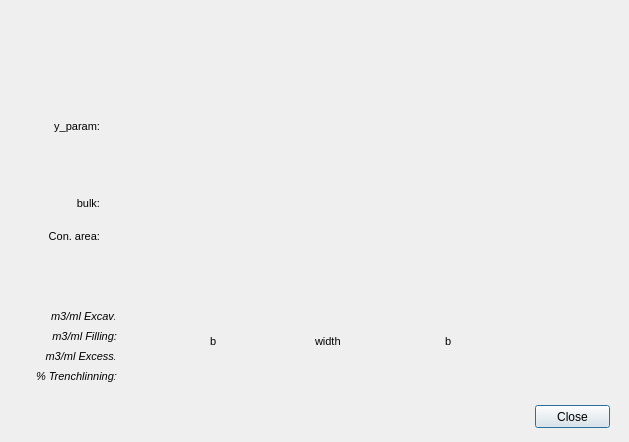
<?xml version="1.0" encoding="UTF-8"?>
<ui version="4.0">
 <class>sections</class>
 <widget class="QDialog" name="sections">
  <property name="geometry">
   <rect>
    <x>0</x>
    <y>0</y>
    <width>629</width>
    <height>442</height>
   </rect>
  </property>
  <property name="sizePolicy">
   <sizepolicy hsizetype="Fixed" vsizetype="Fixed">
    <horstretch>0</horstretch>
    <verstretch>0</verstretch>
   </sizepolicy>
  </property>
  <property name="windowTitle">
   <string>Section</string>
  </property>
  <widget class="QPushButton" name="btn_close">
   <property name="geometry">
    <rect>
     <x>535</x>
     <y>405</y>
     <width>75</width>
     <height>23</height>
    </rect>
   </property>
   <property name="text">
    <string>Close</string>
   </property>
  </widget>
  <widget class="QLabel" name="label_image_ud_shape">
   <property name="geometry">
    <rect>
     <x>177</x>
     <y>23</y>
     <width>386</width>
     <height>366</height>
    </rect>
   </property>
   <property name="text">
    <string/>
   </property>
   <property name="scaledContents">
    <bool>true</bool>
   </property>
  </widget>
  <widget class="QLineEdit" name="bulk">
   <property name="enabled">
    <bool>false</bool>
   </property>
   <property name="geometry">
    <rect>
     <x>115</x>
     <y>196</y>
     <width>45</width>
     <height>15</height>
    </rect>
   </property>
   <property name="font">
    <font>
     <pointsize>7</pointsize>
     <kerning>true</kerning>
    </font>
   </property>
   <property name="autoFillBackground">
    <bool>false</bool>
   </property>
   <property name="inputMask">
    <string/>
   </property>
   <property name="text">
    <string/>
   </property>
   <property name="frame">
    <bool>false</bool>
   </property>
   <property name="echoMode">
    <enum>QLineEdit::Normal</enum>
   </property>
   <property name="cursorPosition">
    <number>0</number>
   </property>
   <property name="alignment">
    <set>Qt::AlignCenter</set>
   </property>
  </widget>
  <widget class="QLabel" name="label_cost_excav">
   <property name="geometry">
    <rect>
     <x>20</x>
     <y>305</y>
     <width>97</width>
     <height>22</height>
    </rect>
   </property>
   <property name="font">
    <font>
     <pointsize>8</pointsize>
     <italic>true</italic>
    </font>
   </property>
   <property name="frameShape">
    <enum>QFrame::NoFrame</enum>
   </property>
   <property name="frameShadow">
    <enum>QFrame::Raised</enum>
   </property>
   <property name="text">
    <string>m3/ml Excav:</string>
   </property>
   <property name="textFormat">
    <enum>Qt::AutoText</enum>
   </property>
   <property name="scaledContents">
    <bool>false</bool>
   </property>
   <property name="alignment">
    <set>Qt::AlignRight|Qt::AlignTrailing|Qt::AlignVCenter</set>
   </property>
   <property name="margin">
    <number>3</number>
   </property>
  </widget>
  <widget class="QLabel" name="label_cost_width">
   <property name="geometry">
    <rect>
     <x>315</x>
     <y>330</y>
     <width>53</width>
     <height>22</height>
    </rect>
   </property>
   <property name="font">
    <font>
     <pointsize>8</pointsize>
    </font>
   </property>
   <property name="frameShape">
    <enum>QFrame::NoFrame</enum>
   </property>
   <property name="frameShadow">
    <enum>QFrame::Raised</enum>
   </property>
   <property name="text">
    <string>width</string>
   </property>
   <property name="textFormat">
    <enum>Qt::AutoText</enum>
   </property>
   <property name="scaledContents">
    <bool>false</bool>
   </property>
   <property name="margin">
    <number>3</number>
   </property>
  </widget>
  <widget class="QLineEdit" name="z11">
   <property name="enabled">
    <bool>false</bool>
   </property>
   <property name="geometry">
    <rect>
     <x>500</x>
     <y>245</y>
     <width>45</width>
     <height>15</height>
    </rect>
   </property>
   <property name="font">
    <font>
     <pointsize>7</pointsize>
     <kerning>true</kerning>
    </font>
   </property>
   <property name="autoFillBackground">
    <bool>false</bool>
   </property>
   <property name="inputMask">
    <string/>
   </property>
   <property name="text">
    <string/>
   </property>
   <property name="frame">
    <bool>false</bool>
   </property>
   <property name="echoMode">
    <enum>QLineEdit::Normal</enum>
   </property>
   <property name="cursorPosition">
    <number>0</number>
   </property>
   <property name="alignment">
    <set>Qt::AlignCenter</set>
   </property>
  </widget>
  <widget class="QLineEdit" name="m3mlexc_2">
   <property name="enabled">
    <bool>false</bool>
   </property>
   <property name="geometry">
    <rect>
     <x>115</x>
     <y>310</y>
     <width>45</width>
     <height>15</height>
    </rect>
   </property>
   <property name="font">
    <font>
     <pointsize>7</pointsize>
     <italic>true</italic>
     <kerning>true</kerning>
    </font>
   </property>
   <property name="autoFillBackground">
    <bool>false</bool>
   </property>
   <property name="inputMask">
    <string/>
   </property>
   <property name="text">
    <string/>
   </property>
   <property name="frame">
    <bool>false</bool>
   </property>
   <property name="echoMode">
    <enum>QLineEdit::Normal</enum>
   </property>
   <property name="cursorPosition">
    <number>0</number>
   </property>
   <property name="alignment">
    <set>Qt::AlignCenter</set>
   </property>
  </widget>
  <widget class="QLabel" name="label_cost_y_param">
   <property name="geometry">
    <rect>
     <x>35</x>
     <y>115</y>
     <width>65</width>
     <height>22</height>
    </rect>
   </property>
   <property name="font">
    <font>
     <pointsize>8</pointsize>
    </font>
   </property>
   <property name="frameShape">
    <enum>QFrame::NoFrame</enum>
   </property>
   <property name="frameShadow">
    <enum>QFrame::Raised</enum>
   </property>
   <property name="text">
    <string>y_param:</string>
   </property>
   <property name="textFormat">
    <enum>Qt::AutoText</enum>
   </property>
   <property name="scaledContents">
    <bool>false</bool>
   </property>
   <property name="alignment">
    <set>Qt::AlignRight|Qt::AlignTrailing|Qt::AlignVCenter</set>
   </property>
   <property name="margin">
    <number>3</number>
   </property>
  </widget>
  <widget class="QLabel" name="label_cost_b_left">
   <property name="geometry">
    <rect>
     <x>210</x>
     <y>330</y>
     <width>17</width>
     <height>22</height>
    </rect>
   </property>
   <property name="font">
    <font>
     <pointsize>8</pointsize>
    </font>
   </property>
   <property name="frameShape">
    <enum>QFrame::NoFrame</enum>
   </property>
   <property name="frameShadow">
    <enum>QFrame::Raised</enum>
   </property>
   <property name="text">
    <string>b</string>
   </property>
   <property name="textFormat">
    <enum>Qt::AutoText</enum>
   </property>
   <property name="scaledContents">
    <bool>false</bool>
   </property>
   <property name="margin">
    <number>3</number>
   </property>
  </widget>
  <widget class="QLabel" name="label_cost_trench">
   <property name="geometry">
    <rect>
     <x>11</x>
     <y>365</y>
     <width>106</width>
     <height>22</height>
    </rect>
   </property>
   <property name="font">
    <font>
     <pointsize>8</pointsize>
     <italic>true</italic>
    </font>
   </property>
   <property name="frameShape">
    <enum>QFrame::NoFrame</enum>
   </property>
   <property name="frameShadow">
    <enum>QFrame::Raised</enum>
   </property>
   <property name="text">
    <string>% Trenchlinning:</string>
   </property>
   <property name="textFormat">
    <enum>Qt::AutoText</enum>
   </property>
   <property name="scaledContents">
    <bool>false</bool>
   </property>
   <property name="alignment">
    <set>Qt::AlignRight|Qt::AlignTrailing|Qt::AlignVCenter</set>
   </property>
   <property name="margin">
    <number>3</number>
   </property>
  </widget>
  <widget class="QLineEdit" name="m2mlpav">
   <property name="enabled">
    <bool>false</bool>
   </property>
   <property name="geometry">
    <rect>
     <x>315</x>
     <y>23</y>
     <width>45</width>
     <height>15</height>
    </rect>
   </property>
   <property name="font">
    <font>
     <pointsize>7</pointsize>
     <kerning>true</kerning>
    </font>
   </property>
   <property name="autoFillBackground">
    <bool>false</bool>
   </property>
   <property name="inputMask">
    <string/>
   </property>
   <property name="text">
    <string/>
   </property>
   <property name="frame">
    <bool>false</bool>
   </property>
   <property name="echoMode">
    <enum>QLineEdit::Normal</enum>
   </property>
   <property name="cursorPosition">
    <number>0</number>
   </property>
   <property name="alignment">
    <set>Qt::AlignCenter</set>
   </property>
  </widget>
  <widget class="QLineEdit" name="y_param">
   <property name="enabled">
    <bool>false</bool>
   </property>
   <property name="geometry">
    <rect>
     <x>115</x>
     <y>119</y>
     <width>45</width>
     <height>15</height>
    </rect>
   </property>
   <property name="font">
    <font>
     <pointsize>7</pointsize>
     <kerning>true</kerning>
    </font>
   </property>
   <property name="autoFillBackground">
    <bool>false</bool>
   </property>
   <property name="inputMask">
    <string/>
   </property>
   <property name="text">
    <string/>
   </property>
   <property name="frame">
    <bool>false</bool>
   </property>
   <property name="echoMode">
    <enum>QLineEdit::Normal</enum>
   </property>
   <property name="cursorPosition">
    <number>0</number>
   </property>
   <property name="alignment">
    <set>Qt::AlignCenter</set>
   </property>
  </widget>
  <widget class="QLabel" name="label_cost_exc">
   <property name="geometry">
    <rect>
     <x>20</x>
     <y>345</y>
     <width>97</width>
     <height>22</height>
    </rect>
   </property>
   <property name="font">
    <font>
     <pointsize>8</pointsize>
     <italic>true</italic>
    </font>
   </property>
   <property name="frameShape">
    <enum>QFrame::NoFrame</enum>
   </property>
   <property name="frameShadow">
    <enum>QFrame::Raised</enum>
   </property>
   <property name="text">
    <string>m3/ml Excess:</string>
   </property>
   <property name="textFormat">
    <enum>Qt::AutoText</enum>
   </property>
   <property name="scaledContents">
    <bool>false</bool>
   </property>
   <property name="alignment">
    <set>Qt::AlignRight|Qt::AlignTrailing|Qt::AlignVCenter</set>
   </property>
   <property name="margin">
    <number>3</number>
   </property>
  </widget>
  <widget class="QLineEdit" name="area">
   <property name="enabled">
    <bool>false</bool>
   </property>
   <property name="geometry">
    <rect>
     <x>115</x>
     <y>227</y>
     <width>45</width>
     <height>15</height>
    </rect>
   </property>
   <property name="font">
    <font>
     <pointsize>7</pointsize>
     <kerning>true</kerning>
    </font>
   </property>
   <property name="autoFillBackground">
    <bool>false</bool>
   </property>
   <property name="inputMask">
    <string/>
   </property>
   <property name="text">
    <string/>
   </property>
   <property name="frame">
    <bool>false</bool>
   </property>
   <property name="echoMode">
    <enum>QLineEdit::Normal</enum>
   </property>
   <property name="cursorPosition">
    <number>0</number>
   </property>
   <property name="alignment">
    <set>Qt::AlignCenter</set>
   </property>
  </widget>
  <widget class="QLineEdit" name="geom1">
   <property name="enabled">
    <bool>false</bool>
   </property>
   <property name="geometry">
    <rect>
     <x>495</x>
     <y>307</y>
     <width>45</width>
     <height>15</height>
    </rect>
   </property>
   <property name="font">
    <font>
     <pointsize>7</pointsize>
     <kerning>true</kerning>
    </font>
   </property>
   <property name="autoFillBackground">
    <bool>false</bool>
   </property>
   <property name="inputMask">
    <string/>
   </property>
   <property name="text">
    <string/>
   </property>
   <property name="frame">
    <bool>false</bool>
   </property>
   <property name="echoMode">
    <enum>QLineEdit::Normal</enum>
   </property>
   <property name="cursorPosition">
    <number>0</number>
   </property>
   <property name="alignment">
    <set>Qt::AlignCenter</set>
   </property>
  </widget>
  <widget class="QLineEdit" name="b">
   <property name="enabled">
    <bool>false</bool>
   </property>
   <property name="geometry">
    <rect>
     <x>430</x>
     <y>350</y>
     <width>45</width>
     <height>15</height>
    </rect>
   </property>
   <property name="font">
    <font>
     <pointsize>7</pointsize>
     <kerning>true</kerning>
    </font>
   </property>
   <property name="autoFillBackground">
    <bool>false</bool>
   </property>
   <property name="inputMask">
    <string/>
   </property>
   <property name="text">
    <string/>
   </property>
   <property name="frame">
    <bool>false</bool>
   </property>
   <property name="echoMode">
    <enum>QLineEdit::Normal</enum>
   </property>
   <property name="cursorPosition">
    <number>0</number>
   </property>
   <property name="alignment">
    <set>Qt::AlignCenter</set>
   </property>
  </widget>
  <widget class="QLineEdit" name="m3mlfill_2">
   <property name="enabled">
    <bool>false</bool>
   </property>
   <property name="geometry">
    <rect>
     <x>115</x>
     <y>330</y>
     <width>45</width>
     <height>15</height>
    </rect>
   </property>
   <property name="font">
    <font>
     <pointsize>7</pointsize>
     <italic>true</italic>
     <kerning>true</kerning>
    </font>
   </property>
   <property name="autoFillBackground">
    <bool>false</bool>
   </property>
   <property name="inputMask">
    <string/>
   </property>
   <property name="text">
    <string/>
   </property>
   <property name="frame">
    <bool>false</bool>
   </property>
   <property name="echoMode">
    <enum>QLineEdit::Normal</enum>
   </property>
   <property name="cursorPosition">
    <number>0</number>
   </property>
   <property name="alignment">
    <set>Qt::AlignCenter</set>
   </property>
  </widget>
  <widget class="QLineEdit" name="total_y">
   <property name="enabled">
    <bool>false</bool>
   </property>
   <property name="geometry">
    <rect>
     <x>535</x>
     <y>185</y>
     <width>45</width>
     <height>15</height>
    </rect>
   </property>
   <property name="font">
    <font>
     <pointsize>7</pointsize>
     <kerning>true</kerning>
    </font>
   </property>
   <property name="autoFillBackground">
    <bool>false</bool>
   </property>
   <property name="inputMask">
    <string/>
   </property>
   <property name="text">
    <string/>
   </property>
   <property name="frame">
    <bool>false</bool>
   </property>
   <property name="echoMode">
    <enum>QLineEdit::Normal</enum>
   </property>
   <property name="cursorPosition">
    <number>0</number>
   </property>
   <property name="alignment">
    <set>Qt::AlignCenter</set>
   </property>
  </widget>
  <widget class="QLineEdit" name="m3mlexcess_2">
   <property name="enabled">
    <bool>false</bool>
   </property>
   <property name="geometry">
    <rect>
     <x>115</x>
     <y>350</y>
     <width>45</width>
     <height>15</height>
    </rect>
   </property>
   <property name="font">
    <font>
     <pointsize>7</pointsize>
     <italic>true</italic>
     <kerning>true</kerning>
    </font>
   </property>
   <property name="autoFillBackground">
    <bool>false</bool>
   </property>
   <property name="inputMask">
    <string/>
   </property>
   <property name="text">
    <string/>
   </property>
   <property name="frame">
    <bool>false</bool>
   </property>
   <property name="echoMode">
    <enum>QLineEdit::Normal</enum>
   </property>
   <property name="cursorPosition">
    <number>0</number>
   </property>
   <property name="alignment">
    <set>Qt::AlignCenter</set>
   </property>
  </widget>
  <widget class="QLineEdit" name="m2mlbottom_2">
   <property name="enabled">
    <bool>false</bool>
   </property>
   <property name="geometry">
    <rect>
     <x>315</x>
     <y>375</y>
     <width>45</width>
     <height>15</height>
    </rect>
   </property>
   <property name="font">
    <font>
     <pointsize>7</pointsize>
     <kerning>true</kerning>
    </font>
   </property>
   <property name="autoFillBackground">
    <bool>false</bool>
   </property>
   <property name="inputMask">
    <string/>
   </property>
   <property name="text">
    <string/>
   </property>
   <property name="frame">
    <bool>false</bool>
   </property>
   <property name="echoMode">
    <enum>QLineEdit::Normal</enum>
   </property>
   <property name="cursorPosition">
    <number>0</number>
   </property>
   <property name="alignment">
    <set>Qt::AlignCenter</set>
   </property>
  </widget>
  <widget class="QLabel" name="label_cost_area">
   <property name="geometry">
    <rect>
     <x>24</x>
     <y>225</y>
     <width>76</width>
     <height>22</height>
    </rect>
   </property>
   <property name="font">
    <font>
     <pointsize>8</pointsize>
    </font>
   </property>
   <property name="frameShape">
    <enum>QFrame::NoFrame</enum>
   </property>
   <property name="frameShadow">
    <enum>QFrame::Raised</enum>
   </property>
   <property name="text">
    <string>Con. area:</string>
   </property>
   <property name="textFormat">
    <enum>Qt::AutoText</enum>
   </property>
   <property name="scaledContents">
    <bool>false</bool>
   </property>
   <property name="alignment">
    <set>Qt::AlignRight|Qt::AlignTrailing|Qt::AlignVCenter</set>
   </property>
   <property name="margin">
    <number>3</number>
   </property>
  </widget>
  <widget class="QLabel" name="label_cost_fill">
   <property name="geometry">
    <rect>
     <x>20</x>
     <y>325</y>
     <width>97</width>
     <height>22</height>
    </rect>
   </property>
   <property name="font">
    <font>
     <pointsize>8</pointsize>
     <italic>true</italic>
    </font>
   </property>
   <property name="frameShape">
    <enum>QFrame::NoFrame</enum>
   </property>
   <property name="frameShadow">
    <enum>QFrame::Raised</enum>
   </property>
   <property name="text">
    <string>m3/ml Filling:</string>
   </property>
   <property name="textFormat">
    <enum>Qt::AutoText</enum>
   </property>
   <property name="scaledContents">
    <bool>false</bool>
   </property>
   <property name="alignment">
    <set>Qt::AlignRight|Qt::AlignTrailing|Qt::AlignVCenter</set>
   </property>
   <property name="margin">
    <number>3</number>
   </property>
  </widget>
  <widget class="QLabel" name="label_cost_b_right">
   <property name="geometry">
    <rect>
     <x>445</x>
     <y>330</y>
     <width>17</width>
     <height>22</height>
    </rect>
   </property>
   <property name="font">
    <font>
     <pointsize>8</pointsize>
    </font>
   </property>
   <property name="frameShape">
    <enum>QFrame::NoFrame</enum>
   </property>
   <property name="frameShadow">
    <enum>QFrame::Raised</enum>
   </property>
   <property name="text">
    <string>b</string>
   </property>
   <property name="textFormat">
    <enum>Qt::AutoText</enum>
   </property>
   <property name="scaledContents">
    <bool>false</bool>
   </property>
   <property name="margin">
    <number>3</number>
   </property>
  </widget>
  <widget class="QLineEdit" name="m2mltrenchl_2">
   <property name="enabled">
    <bool>false</bool>
   </property>
   <property name="geometry">
    <rect>
     <x>115</x>
     <y>375</y>
     <width>45</width>
     <height>10</height>
    </rect>
   </property>
   <property name="font">
    <font>
     <pointsize>7</pointsize>
     <italic>true</italic>
     <kerning>true</kerning>
    </font>
   </property>
   <property name="autoFillBackground">
    <bool>false</bool>
   </property>
   <property name="inputMask">
    <string/>
   </property>
   <property name="text">
    <string/>
   </property>
   <property name="frame">
    <bool>false</bool>
   </property>
   <property name="echoMode">
    <enum>QLineEdit::Normal</enum>
   </property>
   <property name="cursorPosition">
    <number>0</number>
   </property>
   <property name="alignment">
    <set>Qt::AlignCenter</set>
   </property>
  </widget>
  <widget class="QLineEdit" name="rec_y">
   <property name="enabled">
    <bool>false</bool>
   </property>
   <property name="geometry">
    <rect>
     <x>495</x>
     <y>125</y>
     <width>45</width>
     <height>15</height>
    </rect>
   </property>
   <property name="font">
    <font>
     <pointsize>7</pointsize>
     <kerning>true</kerning>
    </font>
   </property>
   <property name="autoFillBackground">
    <bool>false</bool>
   </property>
   <property name="inputMask">
    <string/>
   </property>
   <property name="text">
    <string/>
   </property>
   <property name="frame">
    <bool>false</bool>
   </property>
   <property name="echoMode">
    <enum>QLineEdit::Normal</enum>
   </property>
   <property name="cursorPosition">
    <number>0</number>
   </property>
   <property name="alignment">
    <set>Qt::AlignCenter</set>
   </property>
  </widget>
  <widget class="QLineEdit" name="thickness">
   <property name="enabled">
    <bool>false</bool>
   </property>
   <property name="geometry">
    <rect>
     <x>495</x>
     <y>62</y>
     <width>45</width>
     <height>15</height>
    </rect>
   </property>
   <property name="font">
    <font>
     <pointsize>7</pointsize>
     <kerning>true</kerning>
    </font>
   </property>
   <property name="autoFillBackground">
    <bool>false</bool>
   </property>
   <property name="inputMask">
    <string/>
   </property>
   <property name="text">
    <string/>
   </property>
   <property name="frame">
    <bool>false</bool>
   </property>
   <property name="echoMode">
    <enum>QLineEdit::Normal</enum>
   </property>
   <property name="cursorPosition">
    <number>0</number>
   </property>
   <property name="alignment">
    <set>Qt::AlignCenter</set>
   </property>
  </widget>
  <widget class="QLineEdit" name="b_2">
   <property name="enabled">
    <bool>false</bool>
   </property>
   <property name="geometry">
    <rect>
     <x>195</x>
     <y>350</y>
     <width>45</width>
     <height>15</height>
    </rect>
   </property>
   <property name="font">
    <font>
     <pointsize>7</pointsize>
     <kerning>true</kerning>
    </font>
   </property>
   <property name="autoFillBackground">
    <bool>false</bool>
   </property>
   <property name="inputMask">
    <string/>
   </property>
   <property name="text">
    <string/>
   </property>
   <property name="frame">
    <bool>false</bool>
   </property>
   <property name="echoMode">
    <enum>QLineEdit::Normal</enum>
   </property>
   <property name="cursorPosition">
    <number>0</number>
   </property>
   <property name="alignment">
    <set>Qt::AlignCenter</set>
   </property>
  </widget>
  <widget class="QLineEdit" name="width">
   <property name="enabled">
    <bool>false</bool>
   </property>
   <property name="geometry">
    <rect>
     <x>315</x>
     <y>355</y>
     <width>45</width>
     <height>15</height>
    </rect>
   </property>
   <property name="font">
    <font>
     <pointsize>7</pointsize>
     <kerning>true</kerning>
    </font>
   </property>
   <property name="autoFillBackground">
    <bool>false</bool>
   </property>
   <property name="inputMask">
    <string/>
   </property>
   <property name="text">
    <string/>
   </property>
   <property name="frame">
    <bool>false</bool>
   </property>
   <property name="echoMode">
    <enum>QLineEdit::Normal</enum>
   </property>
   <property name="cursorPosition">
    <number>0</number>
   </property>
   <property name="alignment">
    <set>Qt::AlignCenter</set>
   </property>
  </widget>
  <widget class="QLabel" name="label_cost_bulk">
   <property name="geometry">
    <rect>
     <x>35</x>
     <y>192</y>
     <width>65</width>
     <height>22</height>
    </rect>
   </property>
   <property name="font">
    <font>
     <pointsize>8</pointsize>
    </font>
   </property>
   <property name="frameShape">
    <enum>QFrame::NoFrame</enum>
   </property>
   <property name="frameShadow">
    <enum>QFrame::Raised</enum>
   </property>
   <property name="text">
    <string>bulk:</string>
   </property>
   <property name="textFormat">
    <enum>Qt::AutoText</enum>
   </property>
   <property name="scaledContents">
    <bool>false</bool>
   </property>
   <property name="alignment">
    <set>Qt::AlignRight|Qt::AlignTrailing|Qt::AlignVCenter</set>
   </property>
   <property name="margin">
    <number>3</number>
   </property>
  </widget>
  <widget class="QLineEdit" name="z22">
   <property name="enabled">
    <bool>false</bool>
   </property>
   <property name="geometry">
    <rect>
     <x>500</x>
     <y>220</y>
     <width>45</width>
     <height>15</height>
    </rect>
   </property>
   <property name="font">
    <font>
     <pointsize>7</pointsize>
     <kerning>true</kerning>
    </font>
   </property>
   <property name="autoFillBackground">
    <bool>false</bool>
   </property>
   <property name="inputMask">
    <string/>
   </property>
   <property name="text">
    <string/>
   </property>
   <property name="frame">
    <bool>false</bool>
   </property>
   <property name="echoMode">
    <enum>QLineEdit::Normal</enum>
   </property>
   <property name="cursorPosition">
    <number>0</number>
   </property>
   <property name="alignment">
    <set>Qt::AlignCenter</set>
   </property>
  </widget>
 </widget>
 <resources/>
 <connections/>
</ui>
